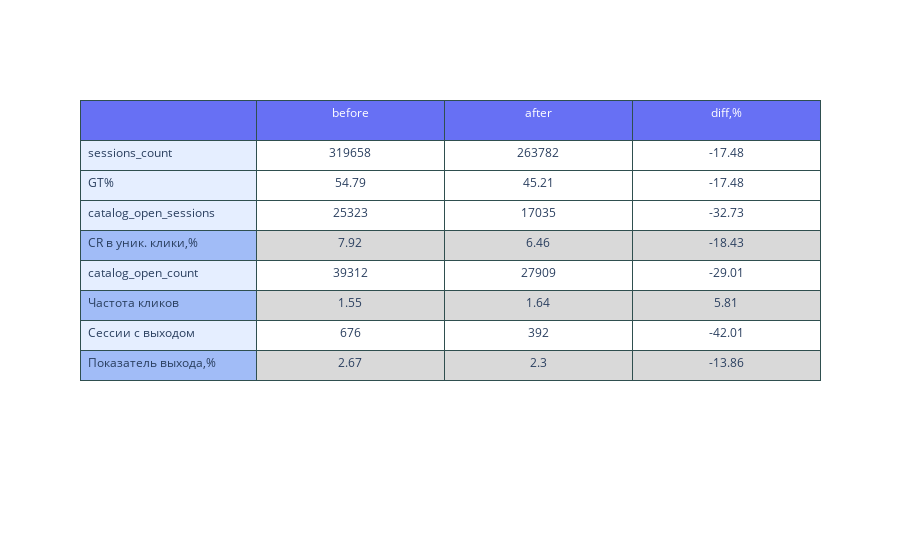

The notebook cell this image was saved under:
### Markdown cell above
##  Каталог. Сравнение показателей вовлеченности

### Code cell
r = result_catalog(ct, ses, reg)
result_catalog_visualisation(r)

### Figure 1 — Plotly figure (JSON) as saved in the notebook; plotly's stock layout.template omitted (floating-point values rounded to 4 significant figures)
{"data": [{"cells": {"align": ["left", "center"], "fill": {"color": [["rgb(229, 238, 255)", "rgb(229, 238, 255)", "rgb(229, 238, 255)", "#a1bcf7", "rgb(229, 238, 255)", "#a1bcf7", "rgb(229, 238, 255)", "#a1bcf7"], ["white", "white", "white", "#d9d9d9", "white", "#d9d9d9", "white", "#d9d9d9"], ["white", "white", "white", "#d9d9d9", "white", "#d9d9d9", "white", "#d9d9d9"], ["white", "white", "white", "#d9d9d9", "white", "#d9d9d9", "white", "#d9d9d9"]]}, "font": {"size": 12}, "height": 30, "line": {"color": "darkslategray"}, "values": [["sessions_count", "GT%", "catalog_open_sessions", "CR в уник. клики,%", "catalog_open_count", "Частота кликов", "Сессии с выходом", "Показатель выхода,%"], [319658, 54.79, 25323, 7.92, 39312, 1.55, 676, 2.67], [263782, 45.21, 17035, 6.46, 27909, 1.64, 392, 2.3], [-17.48, -17.48, -32.73, -18.43, -29.01, 5.81, -42.01, -13.86]]}, "columnwidth": [150, 160, 160, 160], "header": {"align": ["left", "center"], "fill": {"color": "rgb(103,112,244)"}, "font": {"color": "white", "size": 12}, "height": 40, "line": {"color": "darkslategray"}, "values": ["", "before", "after", "diff,%"]}, "type": "table"}], "layout": {}}
